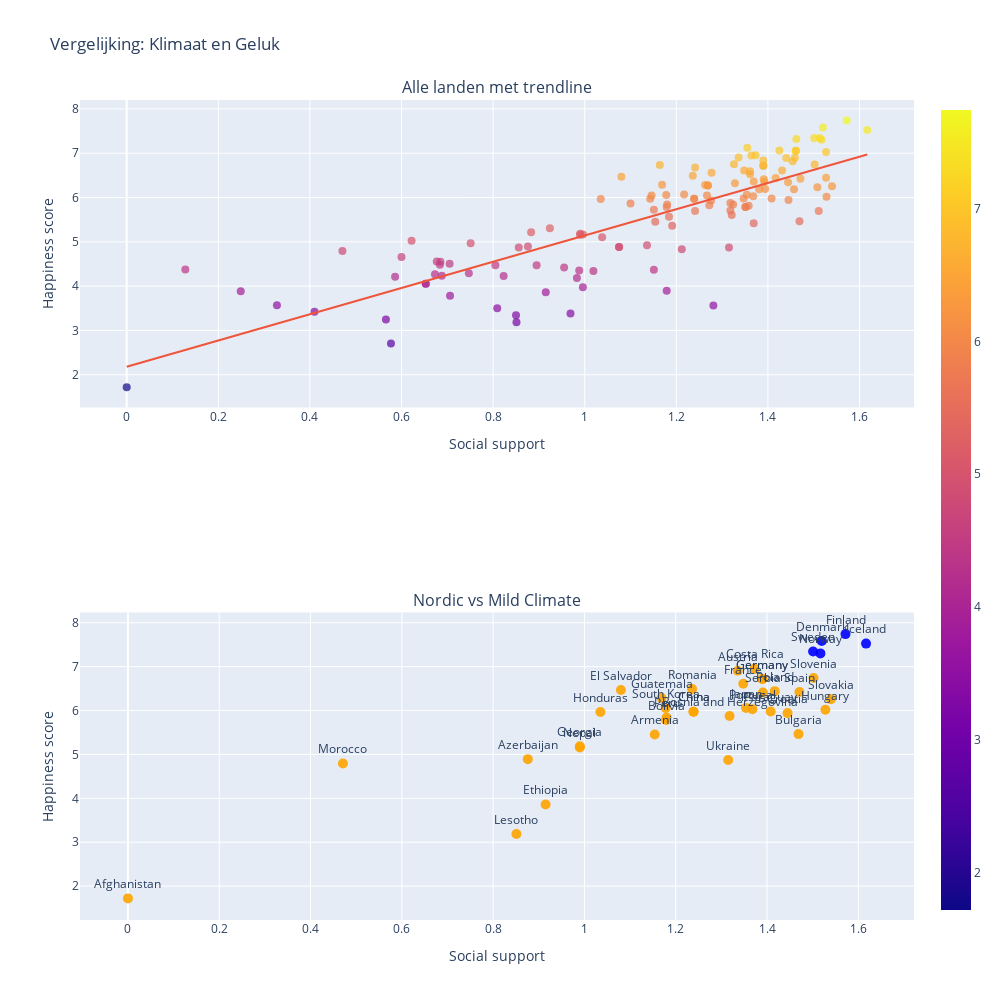

Source (notebook cell):
### Markdown cell above
Uit Figuur X kunnen we zien dat er een positieve correlatie is tussen Social support en de Happiness score in verschillende landen. Landen met een betere sociale steun, hebben ook vaker een hogere Happiness score. Hieruit valt vooral op dat de landen bovenaan de lijst voornamelijk Scandinavische landen zijn (Zweden, Noorwegen, Finland, IJsland en Denemarken). Als we dit vergelijken met landen met een milder klimaat (tussen de 16 en 23 graden), zien we dat deze landen nog steeds, ondanks redelijke hoge scores in Social support en milder klimaat, toch lager scoren dan de Scandinavische landen. Dit komt zeker niet alleen door Social support en klimaat, maar de Scandinavische landen scoren over het algemeen veel hoger op alle andere factoren in dataset 1 dan andere landen. (BASICALLY WE HEBBEN GEZEGD DAT EEN WARMER KLIMAAT != HOGERE SCORES, MAAR DAT EEN KOUDER KLIMAAT NIET PER SE DE CAUSATIE IS VOOR DE CORRELATIE HIER)

### Code cell
# Definieer Nordic en gemiddeld warme landen
nordics = ['Sweden', 'Norway', 'Finland', 'Denmark', 'Iceland']
avg_temp_df = df123[(df123['temperature_celsius'] >= 16) & (df123['temperature_celsius'] <= 23)]
avg_temp_countries = avg_temp_df['country'].unique()

# Voeg Highlight-kolom toe voor categorisering
def climate_category(row):
    if row['country'] in nordics:
        return 'Nordic'
    elif row['country'] in avg_temp_countries:
        return 'Mild Climate'
    else:
        return 'Other'

df123['Highlight'] = df123.apply(climate_category, axis=1)

# Eerste plot: alle landen, viridis kleuren op basis van Ladder score
scatter_all = px.scatter(
    df123,
    x='Social support',
    y='Ladder score',
    color='Ladder score',                  # Viridis op happiness
    color_continuous_scale='viridis',
    trendline='ols',                        
    title='Correlatie: Social Support vs Happiness (alle landen)',
    hover_name='country'
)

scatter_all.update_traces(marker=dict(size=8, opacity=0.7), textposition='top center')

# Tweede plot: enkel Nordic vs Mild Climate landen
scan_vs_mild = px.scatter(
    df123[df123['Highlight'].isin(['Nordic', 'Mild Climate'])],
    x='Social support',
    y='Ladder score',
    color='Highlight',
    color_discrete_map={'Nordic': 'blue', 'Mild Climate': 'orange'},
    text='country',
    title='Nordic vs Mild Climate landen: Social Support vs Happiness',
    hover_name='country'
)

scan_vs_mild.update_traces(marker=dict(size=10, opacity=0.9), textposition='top center')

# Combineer beide in subplots
final_fig = make_subplots(rows=2, cols=1, subplot_titles=("Alle landen met trendline", "Nordic vs Mild Climate"))

for trace in scatter_all.data:
    final_fig.add_trace(trace, row=1, col=1)
for trace in scan_vs_mild.data:
    final_fig.add_trace(trace, row=2, col=1)

# 6. Layout en labels
final_fig.update_layout(
    height=1000,
    width=1000,
    title_text="Vergelijking: Klimaat en Geluk",
    showlegend=False
)
final_fig.update_xaxes(title_text="Social support", row=1, col=1)
final_fig.update_xaxes(title_text="Social support", row=2, col=1)
final_fig.update_yaxes(title_text="Happiness score", row=1, col=1)
final_fig.update_yaxes(title_text="Happiness score", row=2, col=1)

# 7. Toon figuur
final_fig.show()

### Figure 1 — Plotly figure (JSON) as saved in the notebook; plotly's stock layout.template omitted (floating-point values rounded to 4 significant figures; data arrays with more than 128 entries replaced by an {"elided": "..."} marker saying what was removed)
{"data": [{"hovertemplate": "<b>%{hovertext}</b><br><br>Social support=%{x}<br>Ladder score=%{marker.color}<extra></extra>", "hovertext": {"elided": "217 str values"}, "legendgroup": "", "marker": {"color": {"elided": "217 float values"}, "coloraxis": "coloraxis", "opacity": 0.7, "size": 8, "symbol": "circle"}, "mode": "markers", "name": "", "orientation": "v", "showlegend": false, "textposition": "top center", "type": "scatter", "x": {"elided": "217 float values"}, "xaxis": "x", "y": {"elided": "217 float values"}, "yaxis": "y"}, {"hovertemplate": "<b>OLS trendline</b><br>Ladder score = 2.96208 * Social support + 2.18271<br>R<sup>2</sup>=0.684833<br><br>Social support=%{x}<br>Ladder score=%{y} <b>(trend)</b><extra></extra>", "legendgroup": "", "marker": {"opacity": 0.7, "size": 8, "symbol": "circle"}, "mode": "lines", "name": "", "showlegend": false, "textposition": "top center", "type": "scatter", "x": {"elided": "134 float values"}, "xaxis": "x", "y": {"elided": "134 float values"}, "yaxis": "y"}, {"hovertemplate": "<b>%{hovertext}</b><br><br>Highlight=Mild Climate<br>Social support=%{x}<br>Ladder score=%{y}<br>country=%{text}<extra></extra>", "hovertext": ["Afghanistan", "Armenia", "Austria", "Azerbaijan", "Bolivia", "Bosnia and Herzegovina", "Bulgaria", "Bélgica", "China", "China", "Costa Rica", "Croatia", "Czech Republic", "El Salvador", "Eritrea", "Ethiopia", "France", "Georgia", "Germany", "Germany", "Guatemala", "Honduras", "Hungary", "Japan", "Kyrghyzstan", "Lesotho", "Letonia", "Monaco", "Morocco", "Nepal", "North Korea", "Paraguay", "Peru", "Poland", "Portugal", "Romania", "San Marino", "Serbia", "Slovakia", "Slovenia", "South Korea", "Spain", "Tonga", "Ukraine"], "legendgroup": "Mild Climate", "marker": {"color": "orange", "opacity": 0.9, "size": 10, "symbol": "circle"}, "mode": "markers+text", "name": "Mild Climate", "orientation": "v", "showlegend": true, "text": ["Afghanistan", "Armenia", "Austria", "Azerbaijan", "Bolivia", "Bosnia and Herzegovina", "Bulgaria", "Bélgica", "China", "China", "Costa Rica", "Croatia", "Czech Republic", "El Salvador", "Eritrea", "Ethiopia", "France", "Georgia", "Germany", "Germany", "Guatemala", "Honduras", "Hungary", "Japan", "Kyrghyzstan", "Lesotho", "Letonia", "Monaco", "Morocco", "Nepal", "North Korea", "Paraguay", "Peru", "Poland", "Portugal", "Romania", "San Marino", "Serbia", "Slovakia", "Slovenia", "South Korea", "Spain", "Tonga", "Ukraine"], "textposition": "top center", "type": "scatter", "x": [0, 1.154, 1.336, 0.876, 1.179, 1.318, 1.469, null, 1.239, 1.239, 1.373, 1.445, null, 1.08, null, 0.915, 1.348, 0.99, 1.39, 1.39, 1.169, 1.035, 1.528, 1.354, null, 0.851, null, null, 0.471, 0.99, null, 1.408, 1.18, 1.417, 1.368, 1.236, null, 1.391, 1.54, 1.502, 1.178, 1.471, null, 1.315], "xaxis": "x2", "y": [1.721, 5.455, 6.905, 4.893, 5.784, 5.877, 5.463, null, 5.973, 5.973, 6.955, 5.942, null, 6.469, null, 3.861, 6.609, 5.185, 6.719, 6.719, 6.287, 5.968, 6.017, 6.06, null, 3.186, null, null, 4.795, 5.158, null, 5.977, 5.841, 6.442, 6.03, 6.491, null, 6.411, 6.257, 6.743, 6.058, 6.421, null, 4.873], "yaxis": "y2"}, {"hovertemplate": "<b>%{hovertext}</b><br><br>Highlight=Nordic<br>Social support=%{x}<br>Ladder score=%{y}<br>country=%{text}<extra></extra>", "hovertext": ["Denmark", "Finland", "Iceland", "Norway", "Sweden"], "legendgroup": "Nordic", "marker": {"color": "blue", "opacity": 0.9, "size": 10, "symbol": "circle"}, "mode": "markers+text", "name": "Nordic", "orientation": "v", "showlegend": true, "text": ["Denmark", "Finland", "Iceland", "Norway", "Sweden"], "textposition": "top center", "type": "scatter", "x": [1.52, 1.572, 1.617, 1.517, 1.501], "xaxis": "x2", "y": [7.583, 7.741, 7.525, 7.302, 7.344], "yaxis": "y2"}], "layout": {"annotations": [{"font": {"size": 16}, "showarrow": false, "text": "Alle landen met trendline", "x": 0.5, "xanchor": "center", "xref": "paper", "y": 1, "yanchor": "bottom", "yref": "paper"}, {"font": {"size": 16}, "showarrow": false, "text": "Nordic vs Mild Climate", "x": 0.5, "xanchor": "center", "xref": "paper", "y": 0.375, "yanchor": "bottom", "yref": "paper"}], "height": 1000, "showlegend": false, "title": {"text": "Vergelijking: Klimaat en Geluk"}, "width": 1000, "xaxis": {"anchor": "y", "autorange": true, "domain": [0, 1], "range": [-0.102, 1.719], "title": {"text": "Social support"}, "type": "linear"}, "xaxis2": {"anchor": "y2", "autorange": true, "domain": [0, 1], "range": [-0.1051, 1.722], "title": {"text": "Social support"}, "type": "linear"}, "yaxis": {"anchor": "x", "autorange": true, "domain": [0.625, 1], "range": [1.261, 8.201], "title": {"text": "Happiness score"}, "type": "linear"}, "yaxis2": {"anchor": "x2", "autorange": true, "domain": [0, 0.375], "range": [1.228, 8.234], "title": {"text": "Happiness score"}, "type": "linear"}}}
